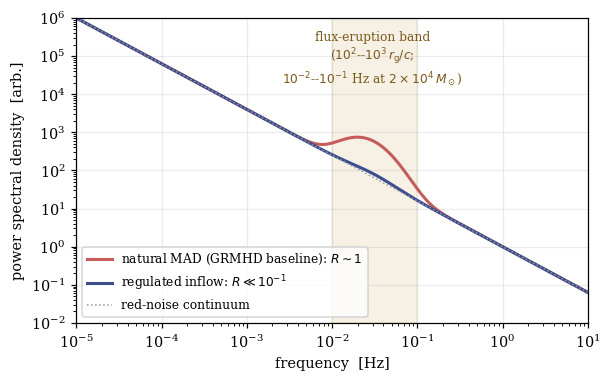

Reproduce this figure in Python.
"""Fig 4: schematic power spectra defining the MAD-regulation statistic R.

Illustrative (no data): red-noise continuum plus the flux-eruption band that
GRMHD baselines predict for a natural MAD at the fiducial mass (1e-2 to 1e-1 Hz
for M = 2e4 Msun), and the regulated spectrum with the band suppressed.
R = integrated band power / GRMHD expectation at matched mean luminosity.
"""
import numpy as np
import matplotlib
matplotlib.use("Agg")
import matplotlib.pyplot as plt
from common import STYLE

plt.rcParams.update(STYLE)
f = np.logspace(-5, 1, 500)

continuum = f ** -1.2
bump = 8.0 * np.exp(-0.5 * ((np.log10(f) + 1.5) / 0.25) ** 2)   # eruption band centred ~3e-2 Hz
natural = continuum * (1 + bump)
regulated = continuum * (1 + 0.03 * bump)

fig, ax = plt.subplots(figsize=(6.0, 3.6))
ax.loglog(f, natural, color="#c65b5b", lw=2, label="natural MAD (GRMHD baseline): $R \\sim 1$")
ax.loglog(f, regulated, color="#3b4d8f", lw=2, label="regulated inflow: $R \\ll 10^{-1}$")
ax.loglog(f, continuum, color="0.6", lw=1, ls=":", label="red-noise continuum")
ax.axvspan(1e-2, 1e-1, color="#b98a2e", alpha=0.12)
ax.text(3e-2, 2e4, "flux-eruption band\n($10^{2}$--$10^{3}\\,r_{\\rm g}/c$;\n"
                   "$10^{-2}$--$10^{-1}$ Hz at $2\\times10^{4}\\,M_\\odot$)",
        ha="center", fontsize=8, color="#7a5a1d")
ax.set_xlabel("frequency  [Hz]")
ax.set_ylabel("power spectral density  [arb.]")
ax.set_xlim(1e-5, 1e1); ax.set_ylim(1e-2, 1e6)
ax.legend(loc="lower left", fontsize=8)
fig.savefig("fig4_r_statistic.pdf"); fig.savefig("fig4_r_statistic.png", dpi=110)
print("fig4 done")
